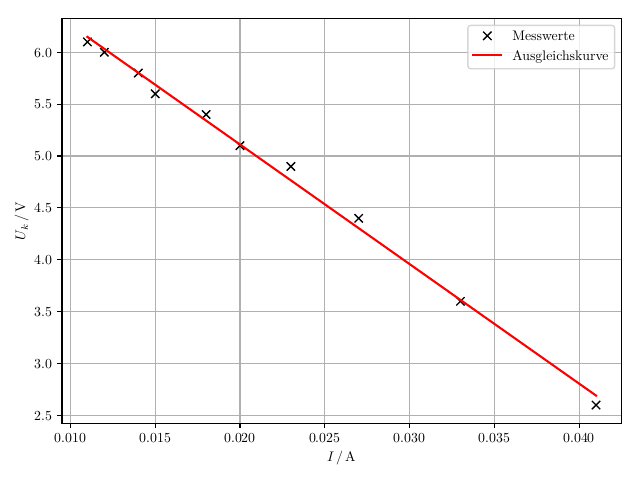

Python code for this plot:
import matplotlib as mpl
mpl.use('pgf')
import numpy as np
from scipy.optimize import curve_fit
import matplotlib.pyplot as plt
mpl.rcParams.update({
'font.family': 'serif',
'text.usetex': True,
'pgf.rcfonts': False,
'pgf.texsystem': 'lualatex',
'pgf.preamble': r'\usepackage{unicode-math}\usepackage{siunitx}',
})

y, x = np.genfromtxt('data4.txt', unpack=True)

def f(x, a, b):
    y = -a*x + b
    return y

params, covariance_matrix = curve_fit(f, x, y)
errors = np.sqrt(np.diag(covariance_matrix))

plt.plot(x, y, r'kx', label='Messwerte')
plt.plot(x, f(x, *params), 'r-', label='Ausgleichskurve')
plt.legend()
plt.grid()
plt.ylabel(r'$U_{k} \, / \, \si{\volt}$')
plt.xlabel(r'$I \, / \, \si{\ampere}$')
plt.tight_layout()
plt.savefig('plot4.pdf')
print('a=', params[0], '+-', errors[0])
print('b=', params[1], '+-', errors[1])
